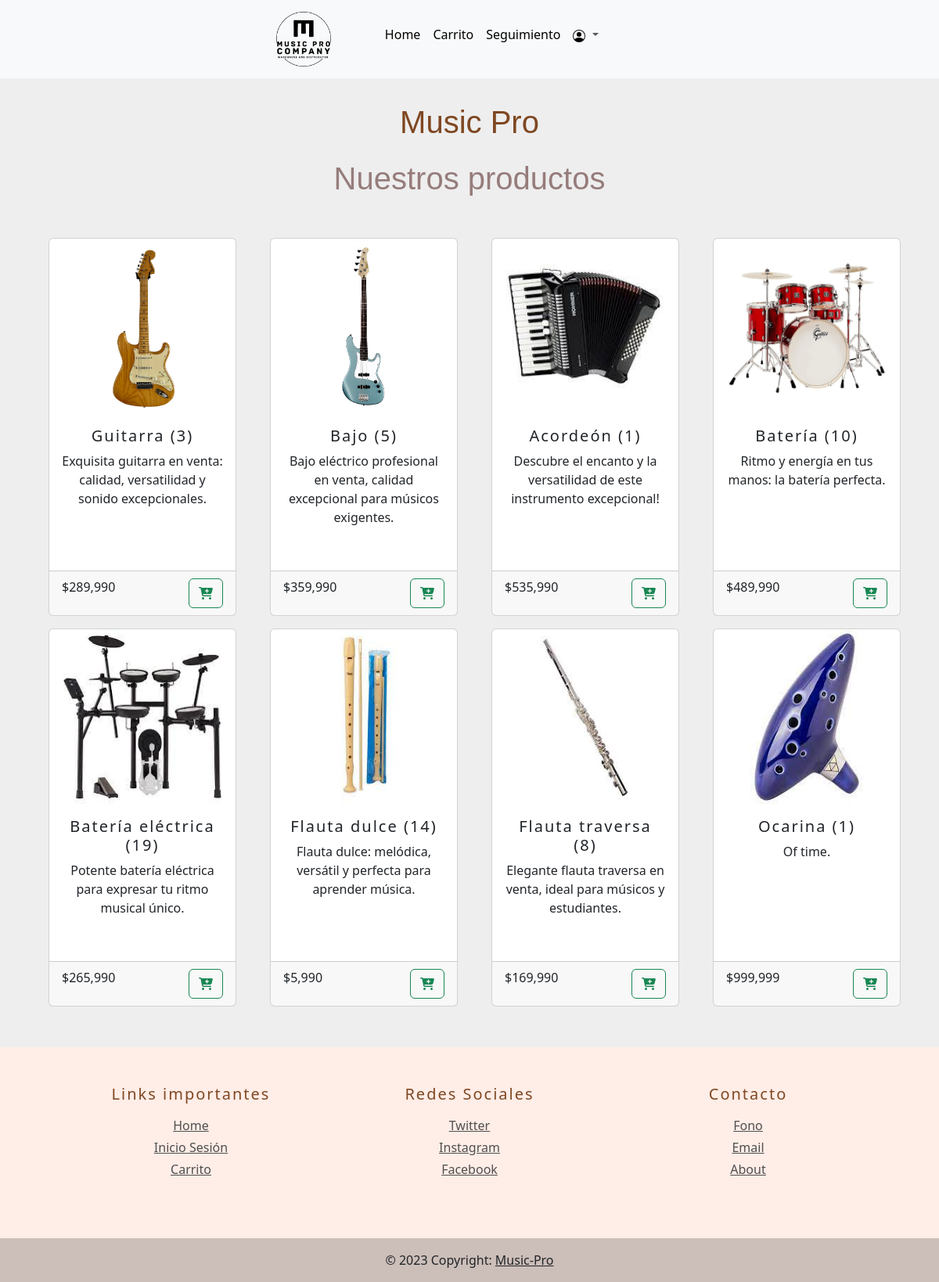
Screenshot of / (signed in) with the database file from the repository.
### MusicPro/models.py (models this page shows, shortened)
class Producto(models.Model):
    id = models.AutoField(primary_key=True, unique=True)
    nombre = models.CharField(max_length=50)
    precio = models.IntegerField()
    descripcion = models.TextField()
    imagen = models.ImageField(upload_to='productos', null=True)
    cantidad = models.IntegerField(default=0)

### MusicPro/views.py (the view)
# urls.py: 2. Add a URL to urlpatterns:  path('', views.home, name='home')
def home(request):
    productos = Producto.objects.all()
    return render(request, 'home.html', {'productos': productos})

### MusicPro/templates/home.html (shortened to what this page needs)
{% extends "baseHome.html" %}
{% block content %}
{% load humanize %}
<h1 id="tituloProductos">Nuestros productos</h1>
<div class="container py-4">
    <div class="row row-cols-1 row-cols-md-2 row-cols-lg-4 g-3 justify-content-center">
        {% for p in productos %}
        <div class="col">
            <div class="card h-100" id="cardProductos">
                <img src="{{p.imagen.url}}" class="card-img-top card-img-custom" alt="..." id="imgCard">
                <div class="card-body text-center">
                    <h5 class="card-title">{{ p.nombre | capfirst }} ({{ p.cantidad }})</h5>
                    <p class="card-text">{{ p.descripcion | capfirst }}</p>
                </div>
                <div class="card-footer d-flex justify-content-between align-items-center">
                    <p class="price">${{ p.precio | intcomma:False }}</p>
                    <form action="/agregar_carrito/{{p.id}}" method="get">
                        <button type="submit" class="btn btn-outline-success" aria-label="Agregar Carrito">
                            <i class="fas fa-cart-plus"></i>
                        </button>
                    </form>
                </div>
            </div>
        </div>
        {% endfor %}
    </div>
</div>
{% endblock %}

### MusicPro/static/css/styles.css (style rules this page uses)
h5 { letter-spacing: 2px; color: #7f4722; }
body { background-color: #eee; }
#tituloProductos, #tituloGestion { text-align: center; font-family: 'Lucida Sans', 'Lucida Sans Regular', 'Lucida Grande', 'Lucida Sans Unicode', Geneva, Verdana, sans-serif; color: #977c7c; padding-top: 1rem; }
#cardProductos { width: 15rem; height: 40rem; margin: 20px; }
#imgCard { height: 14em; }
.card-img-custom { max-width: 85%; height: auto; display: block; margin: 0 auto; }

### rows the page displays
Producto: imagen (picture), nombre "Guitarra", cantidad "3", descripcion "Exquisita guitarra en venta: calidad, versatilidad y sonido excepcionales.", precio "289,990"
Producto: imagen (picture), nombre "Bajo", cantidad "5", descripcion "Bajo eléctrico profesional en venta, calidad excepcional para músicos exigentes.", precio "359,990"
Producto: imagen (picture), nombre "Acordeón", cantidad "1", descripcion "Descubre el encanto y la versatilidad de este instrumento excepcional!", precio "535,990"
Producto: imagen (picture), nombre "Batería", cantidad "10", descripcion "Ritmo y energía en tus manos: la batería perfecta.", precio "489,990"
Producto: imagen (picture), nombre "Batería eléctrica", cantidad "19", descripcion "Potente batería eléctrica para expresar tu ritmo musical único.", precio "265,990"
Producto: imagen (picture), nombre "Flauta dulce", cantidad "14", descripcion "Flauta dulce: melódica, versátil y perfecta para aprender música.", precio "5,990"
Producto: imagen (picture), nombre "Flauta traversa", cantidad "8", descripcion "Elegante flauta traversa en venta, ideal para músicos y estudiantes.", precio "169,990"
Producto: imagen (picture), nombre "Ocarina", cantidad "1", descripcion "Of time.", precio "999,999"
